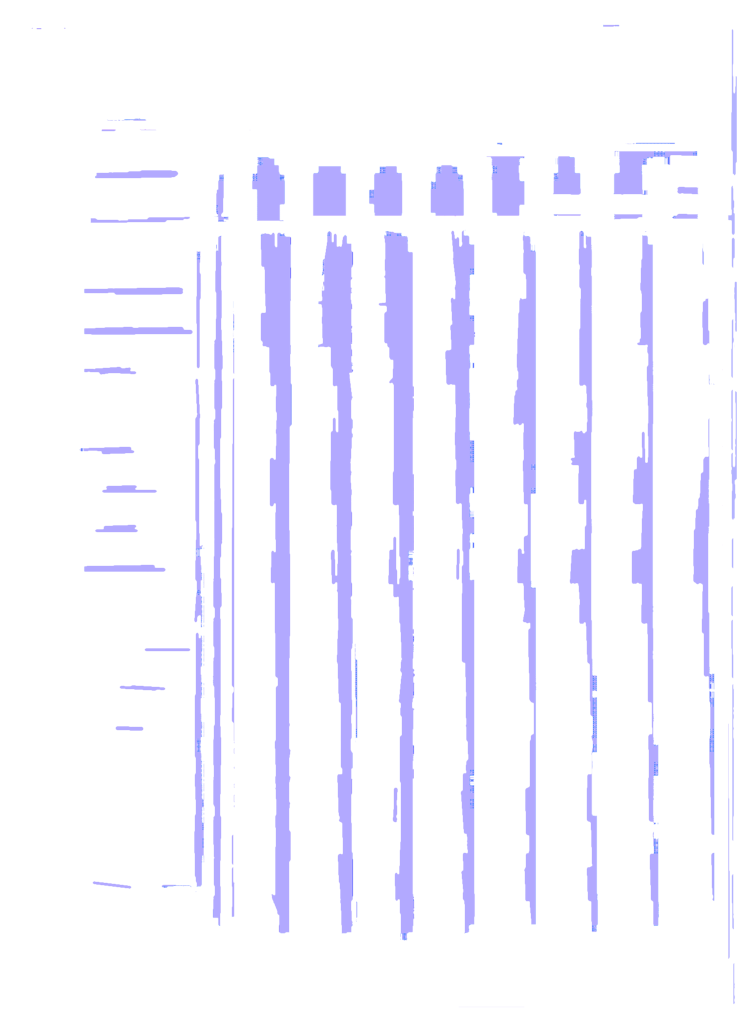
#> input picture Code/TableDetectionTests/CombinedTableFind.png, 1474 x 2070 px (shown at 1/2 size)
$ python -i pdf_to_image.py   (imports and definitions only)
#> lines starting #> are read from the running program, lines starting #| are printed output that depends on the picture
#> further down, picture is the input picture: PIL image 1474x2070 RGBA; mean R, G, B, A 245.2, 244.2, 255, 252.5
# pdf_to_image.py

import os
import fitz  # PyMuPDF
from PIL import Image, ImageEnhance, ImageFilter
import io

def enhance_image(image):
    """
    Enhances the image by increasing contrast and sharpness and reducing noise.

    @param image: A PIL Image object.
    @return: Enhanced PIL Image object.
    """
    image = image.convert('L')  # Convert to grayscale
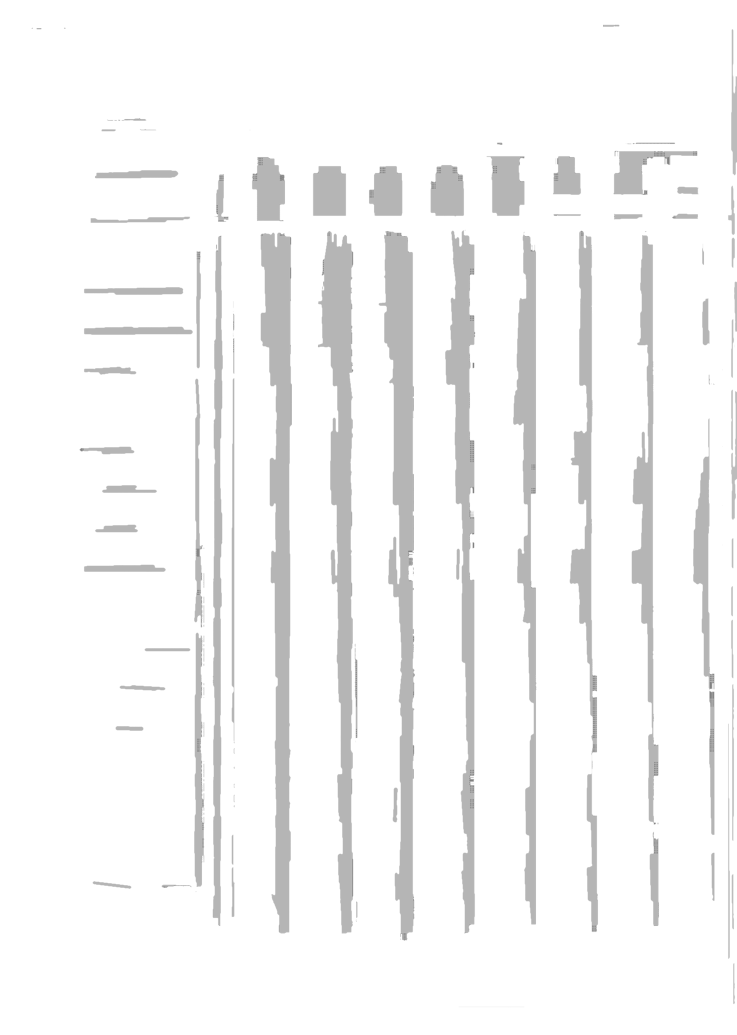
#> image: PIL image 1474x2070 L (shown at 1/2 size); min 105, max 255, mean 245.7
    enhancer = ImageEnhance.Contrast(image)
    image = enhancer.enhance(2)  # Increase contrast
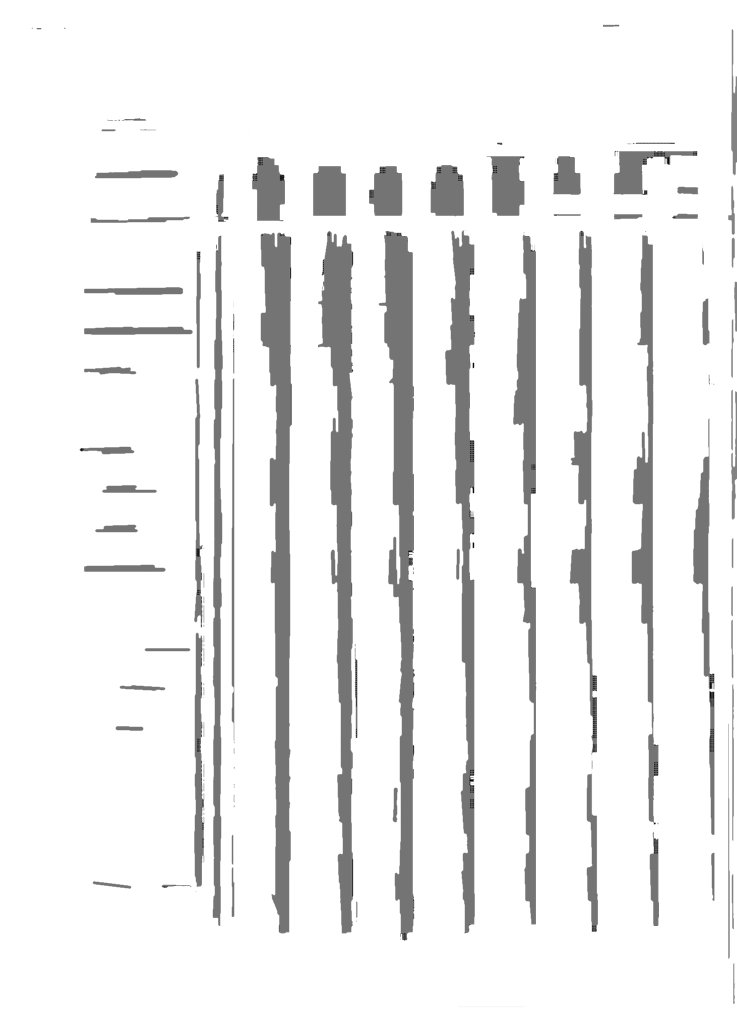
#> image: PIL image 1474x2070 L (shown at 1/2 size); min 0, max 255, mean 237.6
    enhancer = ImageEnhance.Sharpness(image)
    image = enhancer.enhance(3)  # Increase sharpness
    image = image.filter(ImageFilter.MedianFilter(size=3))  # Reduces noise
    return image.convert('RGB')

# [56 lines left out: functions pdf_to_images, convert_pdf_to_images, not called in this run]

>>> from PIL import Image
>>> picture = Image.open('TableDetectionTests/CombinedTableFind.png')
>>> result = enhance_image(picture)
